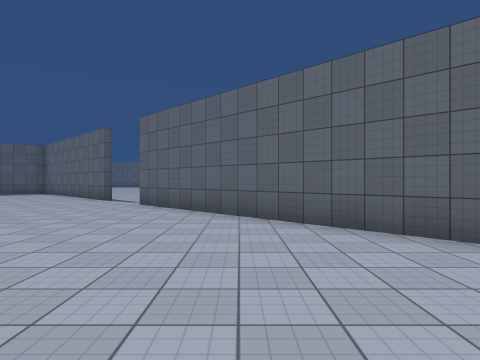
View 1 (above)

24 first-person views from a walk through a scene from a Unity 3-D project. The camera is 1.4 m above the floor, looks level and sees 75° across. The floor is counted in squares, 2 m on a side. Each view is taken from the middle of a square. On the plan, view 1 faces up. The plan holds only what a view shows up to about 10 squares ahead; the rest is blank. The place goes on beyond the plan. Surface patterns are stand-ins for the level's own textures.

View 2
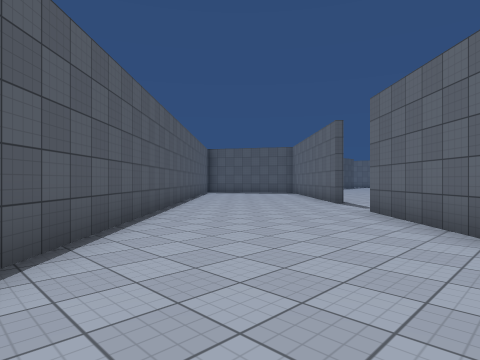

View 3
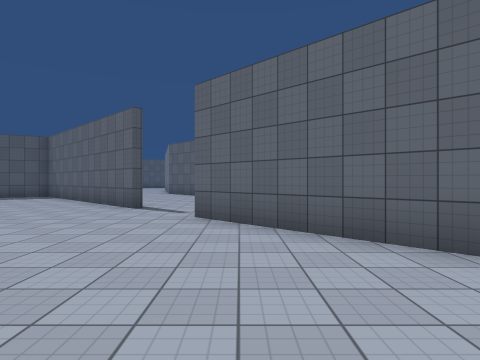

View 4
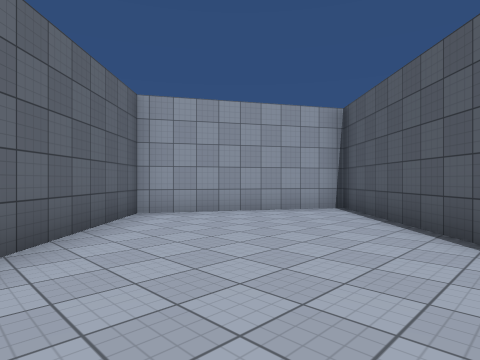

View 5
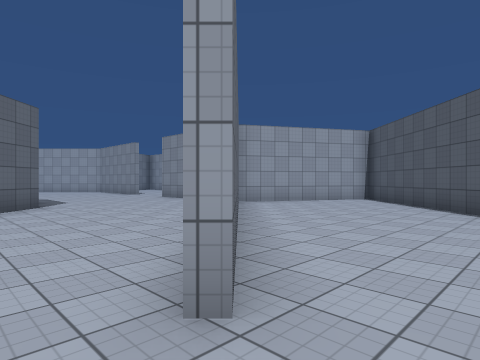

View 6
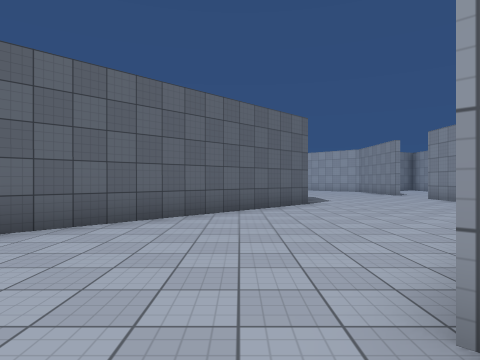

View 7
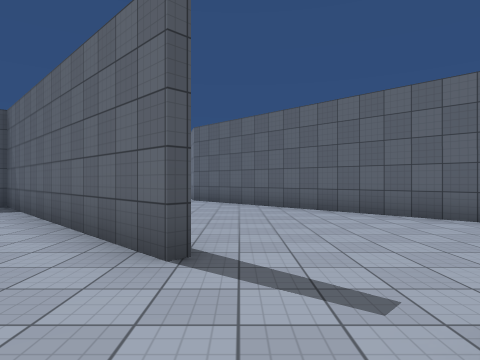

View 8
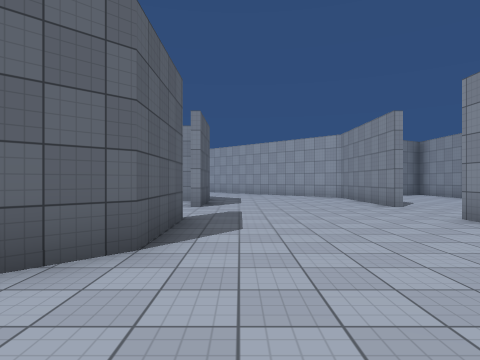

View 9
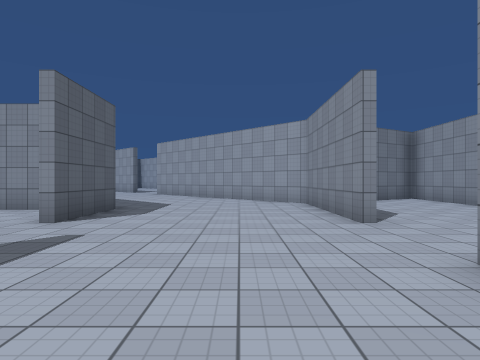

View 10
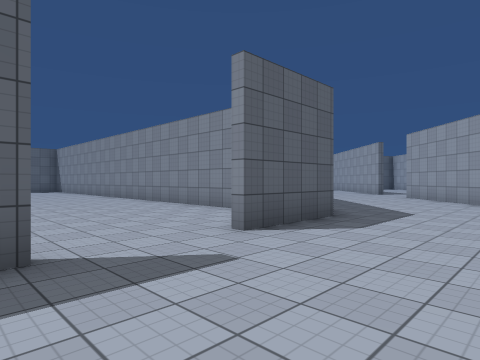

View 11
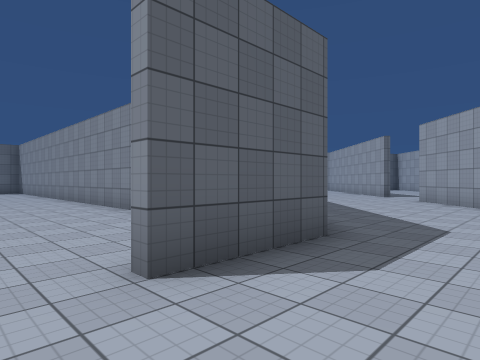

View 12
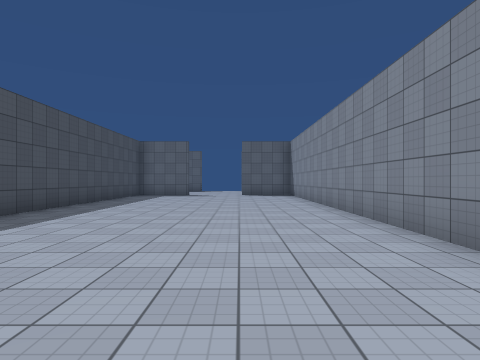

View 13
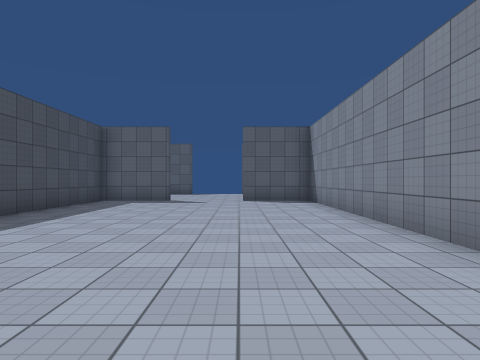

View 14
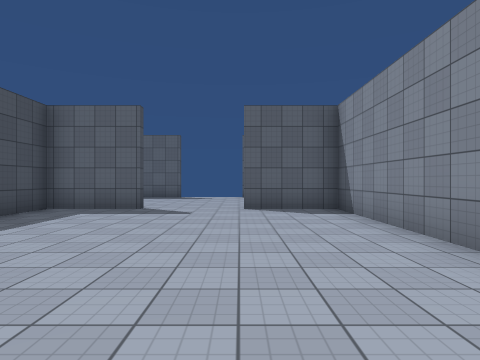

View 15
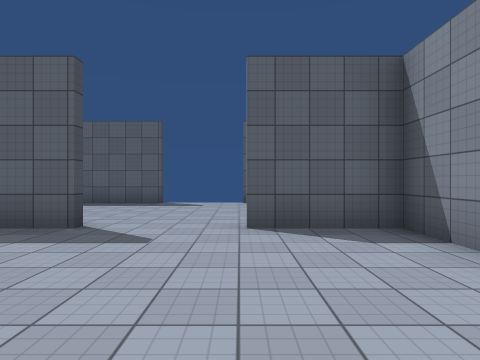

View 16
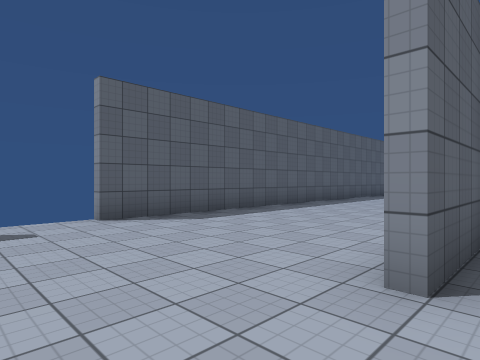

View 17
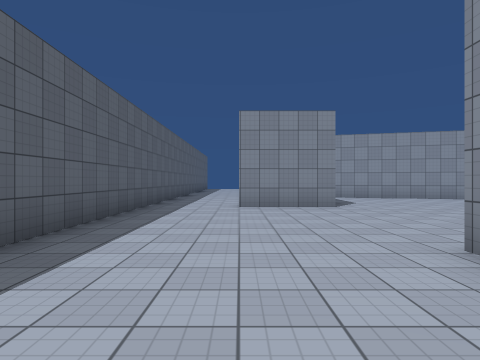

View 18
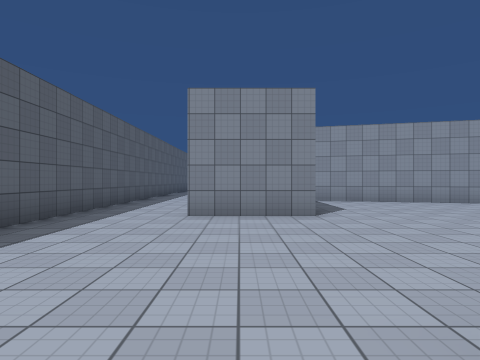

View 19
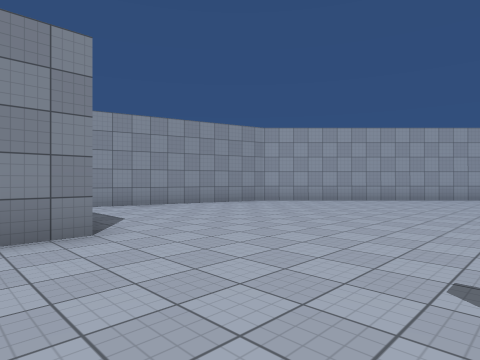

View 20
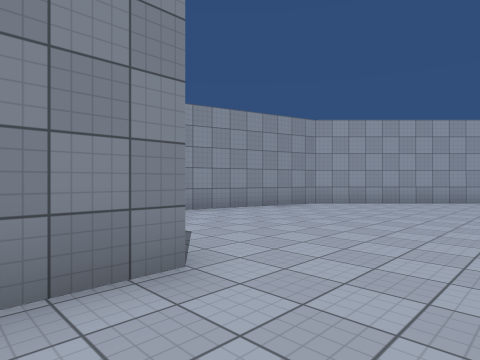

View 21
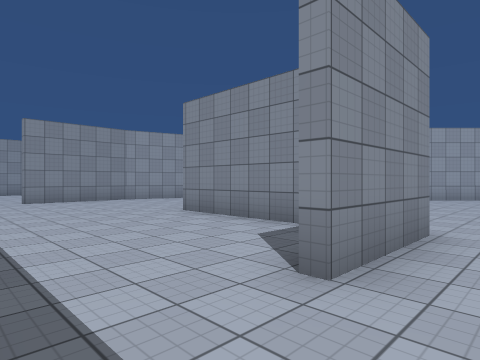

View 22
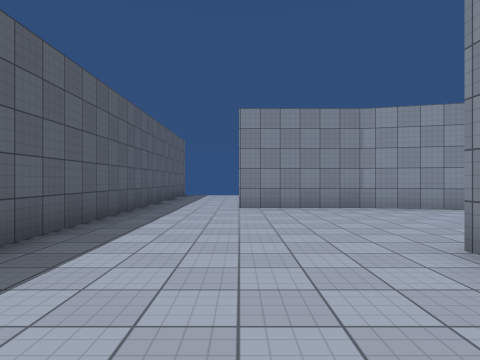

View 23
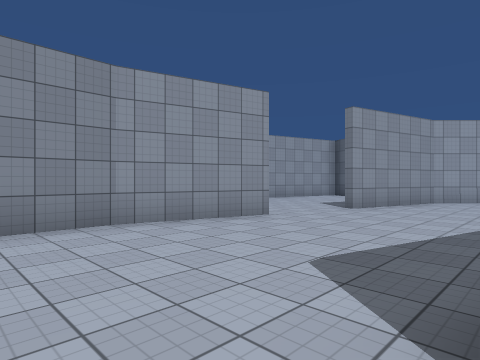

View 24
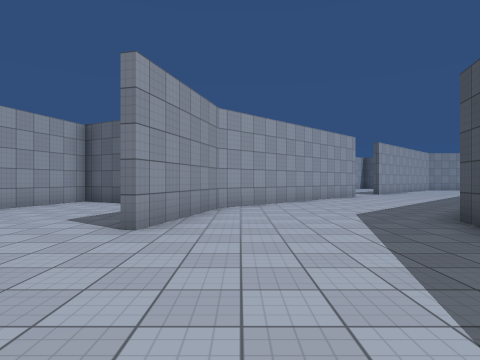

### Floor plan
Points are (right, up) in squares from view 1. A wall is a line through its corners. A room is listed if a view was taken in it or the views show most of it. See-through windows are left out.
Room 1 (views 1, 2, 3, 4, 5, 6, 7)
walls: (-7.5, 6.9) (0.7, -1.4) (3.2, 2.9) (-2.9, 9); (-4.6, 10.7) (-7.5, 13.6)
ways out: opening at (-3.5, 9.5) to room 2
Room 2 (views 8, 9, 10, 11, 12, 13, 14, 15, 16, 17, 18, 19, 20, 21, 22, 23, 24)
walls: (19.5, 15.2) (23, 18.8) (24.4, 24); (12.4, 9.6) (12.4, 25.5) (10, 25.5); (7.6, 25.5) (5.4, 25.5) (5.4, 17); (12.6, 8) (10, 8); (7.6, 8) (5.1, 8) (-4.9, 18); (20.1, 25.5) (20.1, 28.1); (23.4, 19.4) (23.3, 18.6); (21.9, 25.8) (25.1, 25.8); (17.7, 6.4) (20.3, 9); (7.6, 30.5) (5.1, 30.5); (25.2, 13.9) (27.5, 16.2) (28.5, 19.7); (10, 3) (14.3, 3) (15.1, 3.8); (7.1, 3) (7.6, 3); (29.1, 22) (29.8, 24.9) (29.8, 28.1); (30.5, 14.7) (31.7, 14); (13.5, -1.5) (15, -1.5); (32.1, 14) (32.8, 16.5); (30.5, 30.5) (10, 30.5)
ways out: opening at (-3.5, 9.5) to room 1; opening at (30, 29.5)

Positions as (right, up) in squares from view 1, and headings:
1: (0, 0), facing up
2: (0, 2), facing up-left
3: (-2, 3), facing up
4: (-3, 6), facing down-right
5: (-4, 10), facing down-right
6: (-4, 10), facing right
7: (-4, 8), facing up
8: (2, 7), facing right
9: (5, 5), facing right
10: (7, 5), facing up-right
11: (9, 6), facing up-right
12: (10, 11), facing up
13: (10, 15), facing up
14: (10, 18), facing up
15: (10, 21), facing up
16: (8, 25), facing up-right
17: (12, 28), facing right
18: (14, 27), facing right
19: (16, 27), facing down-right
20: (18, 27), facing down-right
21: (19, 30), facing down-right
22: (22, 28), facing right
23: (25, 27), facing down-right
24: (27, 24), facing down
